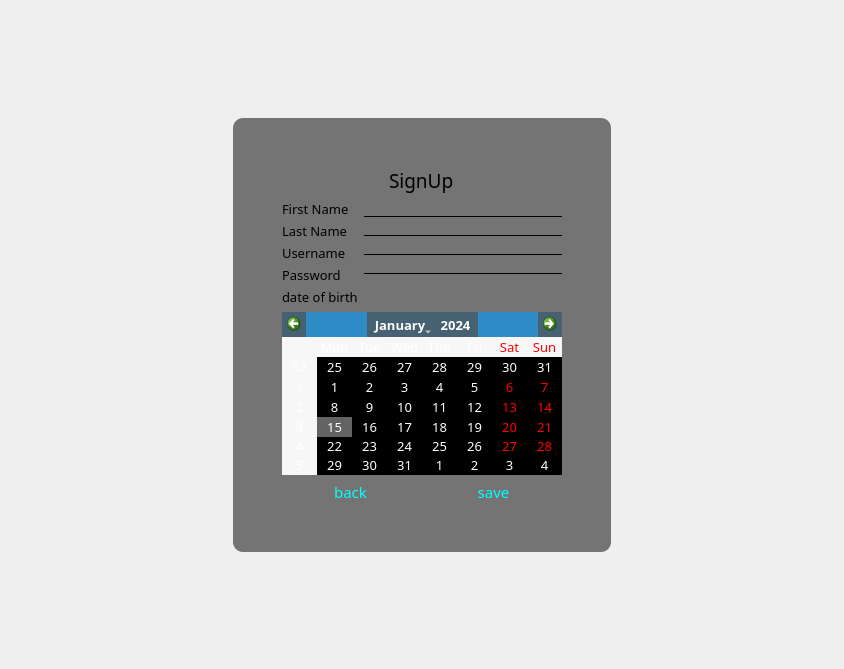
<?xml version="1.0" encoding="UTF-8"?>
<ui version="4.0">
 <class>signup</class>
 <widget class="QDialog" name="signup">
  <property name="geometry">
   <rect>
    <x>0</x>
    <y>0</y>
    <width>844</width>
    <height>669</height>
   </rect>
  </property>
  <property name="minimumSize">
   <size>
    <width>844</width>
    <height>634</height>
   </size>
  </property>
  <property name="maximumSize">
   <size>
    <width>844</width>
    <height>669</height>
   </size>
  </property>
  <property name="windowTitle">
   <string>Dialog</string>
  </property>
  <property name="styleSheet">
   <string notr="true">#signup{
	border-image: url(:/images/Myresources/background.png);
}</string>
  </property>
  <layout class="QGridLayout" name="gridLayout_2">
   <item row="1" column="2">
    <spacer name="horizontalSpacer_4">
     <property name="orientation">
      <enum>Qt::Orientation::Horizontal</enum>
     </property>
     <property name="sizeHint" stdset="0">
      <size>
       <width>217</width>
       <height>20</height>
      </size>
     </property>
    </spacer>
   </item>
   <item row="0" column="1">
    <spacer name="verticalSpacer_3">
     <property name="orientation">
      <enum>Qt::Orientation::Vertical</enum>
     </property>
     <property name="sizeHint" stdset="0">
      <size>
       <width>20</width>
       <height>92</height>
      </size>
     </property>
    </spacer>
   </item>
   <item row="1" column="1">
    <widget class="QFrame" name="frame">
     <property name="styleSheet">
      <string notr="true">#frame{
	border: 2px;
	border-radius: 10px;
	background-color: rgba(30, 30, 30, 150);
}</string>
     </property>
     <property name="frameShape">
      <enum>QFrame::Shape::StyledPanel</enum>
     </property>
     <property name="frameShadow">
      <enum>QFrame::Shadow::Raised</enum>
     </property>
     <layout class="QGridLayout" name="gridLayout">
      <item row="1" column="1" rowspan="2">
       <layout class="QVBoxLayout" name="verticalLayout_4">
        <item alignment="Qt::AlignmentFlag::AlignHCenter">
         <widget class="QLabel" name="label_7">
          <property name="font">
           <font>
            <family>Berlin Sans FB</family>
            <pointsize>14</pointsize>
           </font>
          </property>
          <property name="text">
           <string>SignUp</string>
          </property>
         </widget>
        </item>
        <item>
         <layout class="QHBoxLayout" name="horizontalLayout">
          <item>
           <layout class="QVBoxLayout" name="verticalLayout_2">
            <property name="spacing">
             <number>4</number>
            </property>
            <item>
             <widget class="QLabel" name="label_2">
              <property name="font">
               <font>
                <family>Berlin Sans FB</family>
                <pointsize>10</pointsize>
                <bold>false</bold>
               </font>
              </property>
              <property name="text">
               <string>First Name</string>
              </property>
             </widget>
            </item>
            <item>
             <widget class="QLabel" name="label_3">
              <property name="font">
               <font>
                <family>Berlin Sans FB</family>
                <pointsize>10</pointsize>
                <bold>false</bold>
               </font>
              </property>
              <property name="text">
               <string>Last Name</string>
              </property>
             </widget>
            </item>
            <item>
             <widget class="QLabel" name="label">
              <property name="font">
               <font>
                <family>Berlin Sans FB</family>
                <pointsize>10</pointsize>
                <bold>false</bold>
               </font>
              </property>
              <property name="text">
               <string>Username</string>
              </property>
             </widget>
            </item>
            <item>
             <widget class="QLabel" name="label_4">
              <property name="font">
               <font>
                <family>Berlin Sans FB</family>
                <pointsize>10</pointsize>
                <bold>false</bold>
               </font>
              </property>
              <property name="text">
               <string>Password</string>
              </property>
             </widget>
            </item>
            <item>
             <widget class="QLabel" name="label_5">
              <property name="font">
               <font>
                <family>Berlin Sans FB</family>
                <pointsize>10</pointsize>
                <bold>false</bold>
               </font>
              </property>
              <property name="text">
               <string>date of birth</string>
              </property>
             </widget>
            </item>
           </layout>
          </item>
          <item>
           <layout class="QVBoxLayout" name="verticalLayout">
            <property name="spacing">
             <number>2</number>
            </property>
            <item>
             <widget class="QLineEdit" name="lineEdit">
              <property name="styleSheet">
               <string notr="true">#lineEdit{
color :rgb(255, 255, 255);
background : transparent;
border: none;
border-bottom: 1px solid ;

}</string>
              </property>
             </widget>
            </item>
            <item>
             <widget class="QLineEdit" name="lineEdit_2">
              <property name="styleSheet">
               <string notr="true">#lineEdit_2 {
background : transparent;
border: none;
border-bottom: 1px solid ;
	color: rgb(255, 255, 255);
}
</string>
              </property>
             </widget>
            </item>
            <item>
             <widget class="QLineEdit" name="lineEdit_3">
              <property name="styleSheet">
               <string notr="true">#lineEdit_3{
background : transparent;
border: none;
border-bottom: 1px solid ;
	color: rgb(255, 255, 255);
}
</string>
              </property>
             </widget>
            </item>
            <item>
             <widget class="QLineEdit" name="lineEdit_4">
              <property name="styleSheet">
               <string notr="true">#lineEdit_4{
	background : transparent;
	border: none;
	border-bottom: 1px solid ;
	color: rgb(255, 255, 255)
}</string>
              </property>
             </widget>
            </item>
            <item alignment="Qt::AlignmentFlag::AlignHCenter">
             <widget class="QLabel" name="label_6">
              <property name="font">
               <font>
                <family>Berlin Sans FB</family>
               </font>
              </property>
              <property name="styleSheet">
               <string notr="true">#label_6{

background : transparent;
border: none;
color:rgb(255, 255, 255)
}</string>
              </property>
              <property name="text">
               <string/>
              </property>
             </widget>
            </item>
           </layout>
          </item>
         </layout>
        </item>
        <item>
         <layout class="QVBoxLayout" name="verticalLayout_3">
          <item>
           <widget class="QCalendarWidget" name="calendarWidget">
            <property name="minimumSize">
             <size>
              <width>256</width>
              <height>163</height>
             </size>
            </property>
            <property name="font">
             <font>
              <family>Berlin Sans FB</family>
              <pointsize>10</pointsize>
             </font>
            </property>
            <property name="styleSheet">
             <string notr="true">#calendarWidget {
    background-color: rgba(50, 50, 50, 180); /* translucent grey */
    border: 1px solid rgba(0, 0, 0, 150);
    border-radius: 5px;
}

#calendarWidget QToolButton { /* month/year navigation buttons */
    background-color: rgba(80, 80, 80, 180);
    color: white;
}

#calendarWidget QSpinBox { /* year spinbox */
    background-color: rgba(80, 80, 80, 180);
    color: white;
}

#calendarWidget QAbstractItemView { /* day cells */
    background-color: rgba(50, 50, 50, 180);
    color: white;
    selection-background-color: rgba(100, 100, 100, 200);
    selection-color: white;
}

#calendarWidget QAbstractItemView::item:hover { /* hover effect on days */
    background-color: rgba(120, 120, 120, 200);
}
</string>
            </property>
           </widget>
          </item>
          <item>
           <layout class="QHBoxLayout" name="horizontalLayout_6">
            <item>
             <widget class="QPushButton" name="pushButton">
              <property name="font">
               <font>
                <family>Berlin Sans FB</family>
                <pointsize>11</pointsize>
               </font>
              </property>
              <property name="styleSheet">
               <string notr="true">#pushButton
{
color: rgb(0, 255, 255);
background-color: transparent;
border: none;
}</string>
              </property>
              <property name="text">
               <string>back</string>
              </property>
             </widget>
            </item>
            <item>
             <widget class="QPushButton" name="pushButton_2">
              <property name="font">
               <font>
                <family>Berlin Sans FB</family>
                <pointsize>11</pointsize>
               </font>
              </property>
              <property name="styleSheet">
               <string notr="true">#pushButton_2{

color: rgb(0, 255, 255);
background-color: transparent;
border: none;

}</string>
              </property>
              <property name="text">
               <string>save</string>
              </property>
             </widget>
            </item>
           </layout>
          </item>
         </layout>
        </item>
       </layout>
      </item>
      <item row="1" column="0" rowspan="2">
       <spacer name="horizontalSpacer">
        <property name="orientation">
         <enum>Qt::Orientation::Horizontal</enum>
        </property>
        <property name="sizeHint" stdset="0">
         <size>
          <width>40</width>
          <height>331</height>
         </size>
        </property>
       </spacer>
      </item>
      <item row="0" column="1">
       <spacer name="verticalSpacer_2">
        <property name="orientation">
         <enum>Qt::Orientation::Vertical</enum>
        </property>
        <property name="sizeHint" stdset="0">
         <size>
          <width>20</width>
          <height>40</height>
         </size>
        </property>
       </spacer>
      </item>
      <item row="3" column="1">
       <spacer name="verticalSpacer">
        <property name="orientation">
         <enum>Qt::Orientation::Vertical</enum>
        </property>
        <property name="sizeHint" stdset="0">
         <size>
          <width>20</width>
          <height>40</height>
         </size>
        </property>
       </spacer>
      </item>
      <item row="1" column="2" rowspan="2">
       <spacer name="horizontalSpacer_2">
        <property name="orientation">
         <enum>Qt::Orientation::Horizontal</enum>
        </property>
        <property name="sizeHint" stdset="0">
         <size>
          <width>40</width>
          <height>331</height>
         </size>
        </property>
       </spacer>
      </item>
     </layout>
    </widget>
   </item>
   <item row="2" column="1">
    <spacer name="verticalSpacer_4">
     <property name="orientation">
      <enum>Qt::Orientation::Vertical</enum>
     </property>
     <property name="sizeHint" stdset="0">
      <size>
       <width>20</width>
       <height>91</height>
      </size>
     </property>
    </spacer>
   </item>
   <item row="1" column="0">
    <spacer name="horizontalSpacer_3">
     <property name="orientation">
      <enum>Qt::Orientation::Horizontal</enum>
     </property>
     <property name="sizeHint" stdset="0">
      <size>
       <width>218</width>
       <height>20</height>
      </size>
     </property>
    </spacer>
   </item>
  </layout>
 </widget>
 <resources/>
 <connections/>
</ui>
